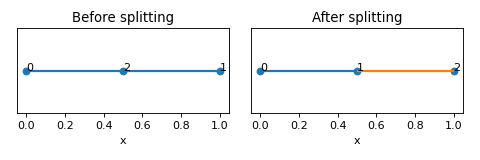

Source code (Python):
from utils import plotting
from data import Lattice
import matplotlib.pyplot as plt
nodes = [[0,0,0],[1,0,0],[0.5,0,0]]
edges = [[0,1]]
lat = Lattice(nodal_positions=nodes, edge_adjacency=edges)
fig, axes = plt.subplots(ncols=2, figsize=(6,2))
plotting.plot_unit_cell_2d(lat, ax=axes[0])
nodes_on_edges = lat.find_nodes_on_edges()
lat.split_edges_by_points(nodes_on_edges)
plotting.plot_unit_cell_2d(lat, ax=axes[1])
for ax in axes: ax.set_yticks([]); ax.set_ylabel('')
axes[0].set_title('Before splitting')
axes[1].set_title('After splitting')
fig.tight_layout()
axes
